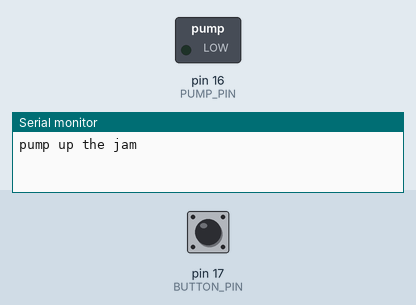
Bench run of a sketch on a simulated Arduino Uno, built with avr-gcc and run on an emulated ATmega328P. On the bench: switched loads named in the sketch (green lamp = pin HIGH), the last lines printed to the serial monitor. The test bench sets the inputs (shaded band); at power-on: pin 17 (BUTTON_PIN) HIGH.

Above: at 1.2 s.
1.3 s: pin 17 (BUTTON_PIN) pulled LOW for 0.15 s
At 1.37 s:
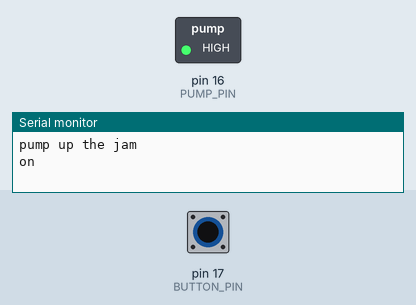
2.9 s: pin 17 (BUTTON_PIN) pulled LOW for 3.2 s
At 6.6 s:
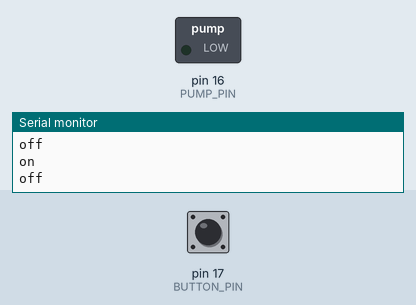
Timing chart, 0 to 8.1 s (numbered marks = the images above; inputs shaded):
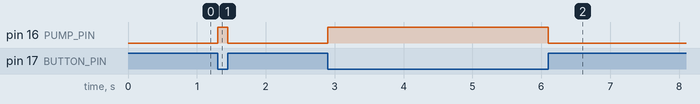

Measured:
- after the input at 1.3 s, pin 16 (PUMP_PIN): LOW → HIGH at once, → LOW 0.15 s later
- after the input at 2.9 s, pin 16 (PUMP_PIN): LOW → HIGH at once, → LOW 3.2 s later

The sketch:

catsquirter.ino
```cpp
#define BUTTON_PIN 17
#define PUMP_PIN 16

void setup() {
  Serial.begin(115200);
pinMode(PUMP_PIN,OUTPUT);
digitalWrite(PUMP_PIN,0);
pinMode(BUTTON_PIN,INPUT_PULLUP);
Serial.println("pump up the jam");

}

void loop() {
  // put your main code here, to run repeatedly:
  static bool pump = LOW;

  if (digitalRead(BUTTON_PIN)==LOW) {
    // button is connected to ground (LOW) when pressed, pulled up high when not pressed
    digitalWrite(PUMP_PIN,HIGH);
    if (pump != HIGH) {
      Serial.println("on");
      pump = HIGH;
    }
  }
  else {
    digitalWrite(PUMP_PIN, LOW);
    if (pump != LOW) {
      Serial.println("off");
      pump = LOW;
    }
  }
}
```
